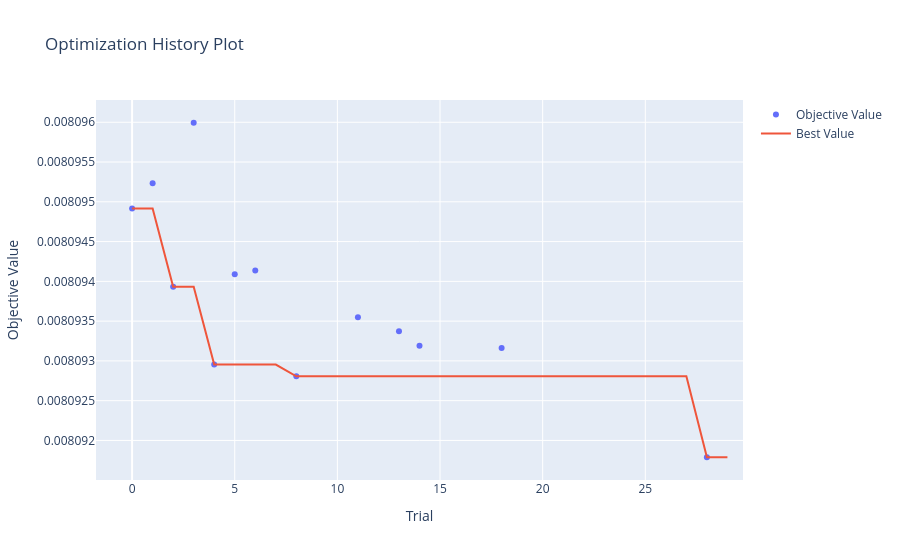
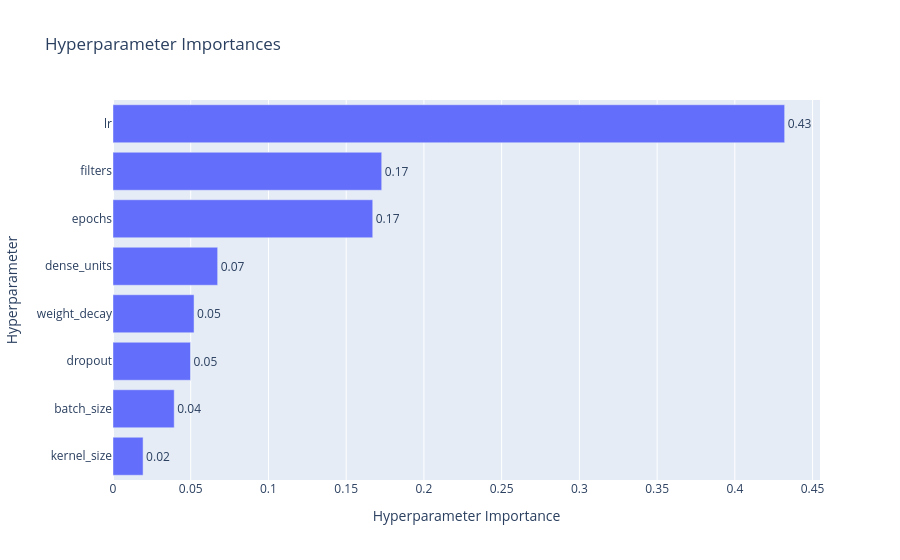

Notebook code for these charts, in order:
### Code cell
study = results[0]["study"]

vis.plot_optimization_history(study).show()
vis.plot_param_importances(study).show()

### Figure 1 — Plotly figure (JSON) as saved in the notebook; plotly's stock layout.template omitted (floating-point values rounded to 4 significant figures)
{"data": [{"mode": "markers", "name": "Objective Value", "x": [0, 1, 2, 3, 4, 5, 6, 8, 11, 13, 14, 18, 28], "y": [0.008095, 0.008095, 0.008094, 0.008096, 0.008093, 0.008094, 0.008094, 0.008093, 0.008094, 0.008093, 0.008093, 0.008093, 0.008092], "type": "scatter"}, {"mode": "lines", "name": "Best Value", "x": [0, 1, 2, 3, 4, 5, 6, 7, 8, 9, 10, 11, 12, 13, 14, 15, 16, 17, 18, 19, 20, 21, 22, 23, 24, 25, 26, 27, 28, 29], "y": [0.008095, 0.008095, 0.008094, 0.008094, 0.008093, 0.008093, 0.008093, 0.008093, 0.008093, 0.008093, 0.008093, 0.008093, 0.008093, 0.008093, 0.008093, 0.008093, 0.008093, 0.008093, 0.008093, 0.008093, 0.008093, 0.008093, 0.008093, 0.008093, 0.008093, 0.008093, 0.008093, 0.008093, 0.008092, 0.008092], "type": "scatter"}, {"marker": {"color": "#cccccc"}, "mode": "markers", "name": "Infeasible Trial", "showlegend": false, "x": [], "y": [], "type": "scatter"}], "layout": {"title": {"text": "Optimization History Plot"}, "xaxis": {"title": {"text": "Trial"}}, "yaxis": {"title": {"text": "Objective Value"}}}}

### Figure 2 — Plotly figure (JSON) as saved in the notebook; plotly's stock layout.template omitted (floating-point values rounded to 4 significant figures)
{"data": [{"cliponaxis": false, "hovertemplate": ["kernel_size (IntDistribution): 0.019357236331607793<extra></extra>", "batch_size (CategoricalDistribution): 0.03937935660740604<extra></extra>", "dropout (FloatDistribution): 0.04984864092636985<extra></extra>", "weight_decay (FloatDistribution): 0.052133068538771435<extra></extra>", "dense_units (IntDistribution): 0.06731876093080995<extra></extra>", "epochs (IntDistribution): 0.167080829578655<extra></extra>", "filters (IntDistribution): 0.172839697036312<extra></extra>", "lr (FloatDistribution): 0.43204241005006794<extra></extra>"], "name": "Objective Value", "orientation": "h", "text": ["0.02", "0.04", "0.05", "0.05", "0.07", "0.17", "0.17", "0.43"], "textposition": "outside", "x": [0.01936, 0.03938, 0.04985, 0.05213, 0.06732, 0.1671, 0.1728, 0.432], "y": ["kernel_size", "batch_size", "dropout", "weight_decay", "dense_units", "epochs", "filters", "lr"], "type": "bar"}], "layout": {"title": {"text": "Hyperparameter Importances"}, "xaxis": {"title": {"text": "Hyperparameter Importance"}}, "yaxis": {"title": {"text": "Hyperparameter"}}}}
